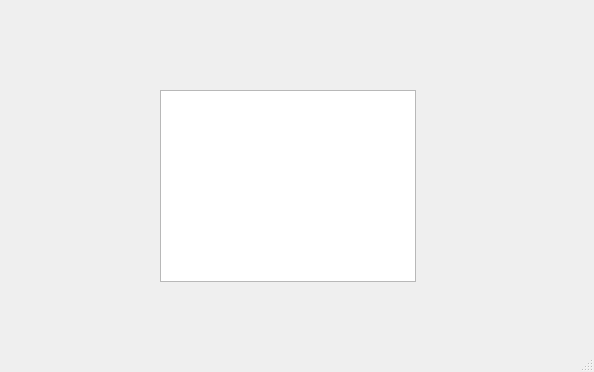
<?xml version="1.0" encoding="UTF-8"?>
<ui version="4.0">
 <class>MainWindow</class>
 <widget class="QMainWindow" name="MainWindow">
  <property name="geometry">
   <rect>
    <x>0</x>
    <y>0</y>
    <width>594</width>
    <height>372</height>
   </rect>
  </property>
  <property name="windowTitle">
   <string>MainWindow</string>
  </property>
  <widget class="QWidget" name="centralwidget">
   <widget class="QLabel" name="label">
    <property name="geometry">
     <rect>
      <x>10</x>
      <y>0</y>
      <width>111</width>
      <height>91</height>
     </rect>
    </property>
    <property name="text">
     <string/>
    </property>
    <property name="pixmap">
     <pixmap resource="../recursos.qrc">:/Logos/Imagenes/fians.png</pixmap>
    </property>
    <property name="scaledContents">
     <bool>true</bool>
    </property>
   </widget>
   <widget class="QLabel" name="label_2">
    <property name="geometry">
     <rect>
      <x>490</x>
      <y>10</y>
      <width>91</width>
      <height>51</height>
     </rect>
    </property>
    <property name="text">
     <string/>
    </property>
    <property name="pixmap">
     <pixmap resource="../recursos.qrc">:/Logos/Imagenes/uat-solo-chico.png</pixmap>
    </property>
    <property name="scaledContents">
     <bool>true</bool>
    </property>
   </widget>
   <widget class="QLabel" name="label_3">
    <property name="geometry">
     <rect>
      <x>490</x>
      <y>290</y>
      <width>81</width>
      <height>41</height>
     </rect>
    </property>
    <property name="text">
     <string/>
    </property>
    <property name="pixmap">
     <pixmap resource="../recursos.qrc">:/Logos/Imagenes/Beva.png</pixmap>
    </property>
    <property name="scaledContents">
     <bool>true</bool>
    </property>
   </widget>
   <widget class="QListWidget" name="listWidget">
    <property name="geometry">
     <rect>
      <x>160</x>
      <y>90</y>
      <width>256</width>
      <height>192</height>
     </rect>
    </property>
   </widget>
  </widget>
  <widget class="QMenuBar" name="menubar">
   <property name="geometry">
    <rect>
     <x>0</x>
     <y>0</y>
     <width>594</width>
     <height>18</height>
    </rect>
   </property>
  </widget>
  <widget class="QStatusBar" name="statusbar"/>
 </widget>
 <resources>
  <include location="../recursos.qrc"/>
 </resources>
 <connections/>
</ui>
